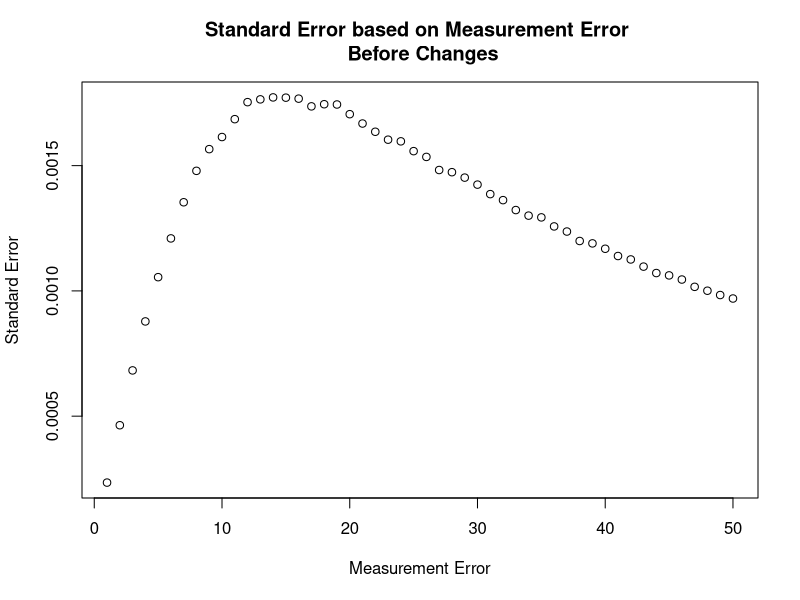
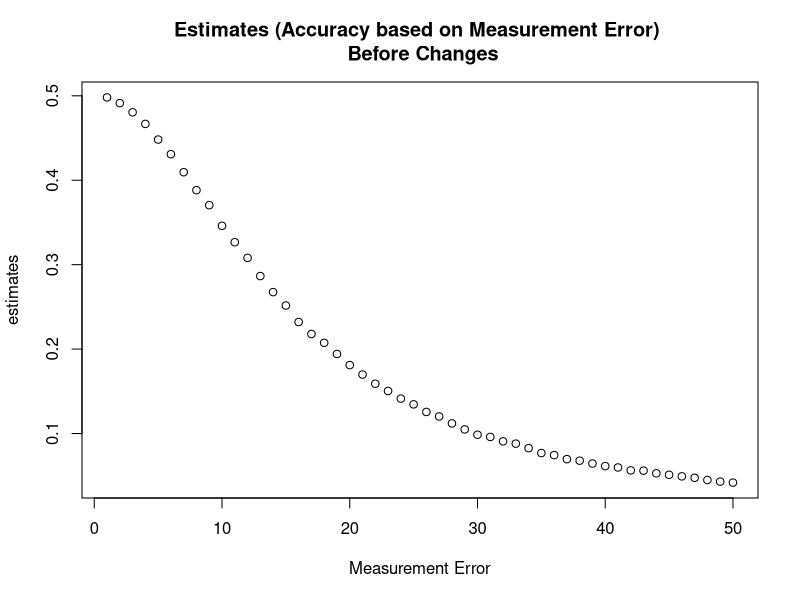
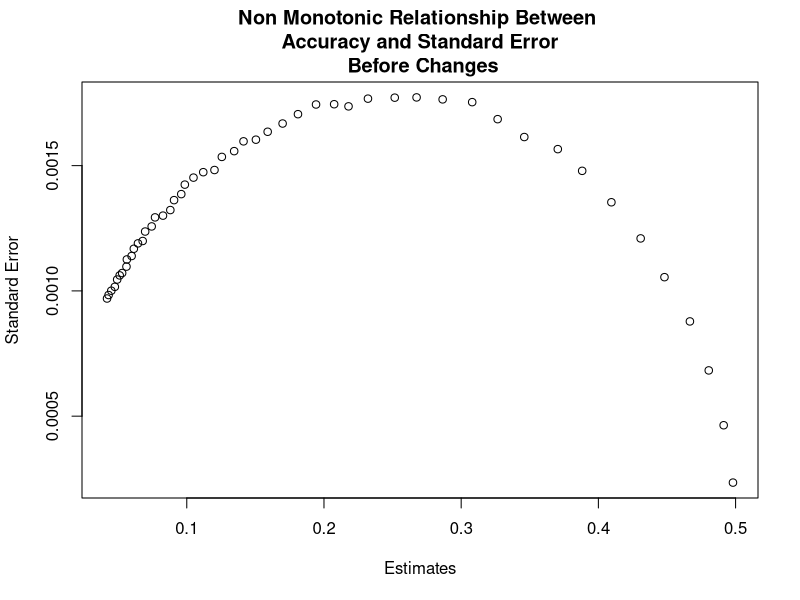
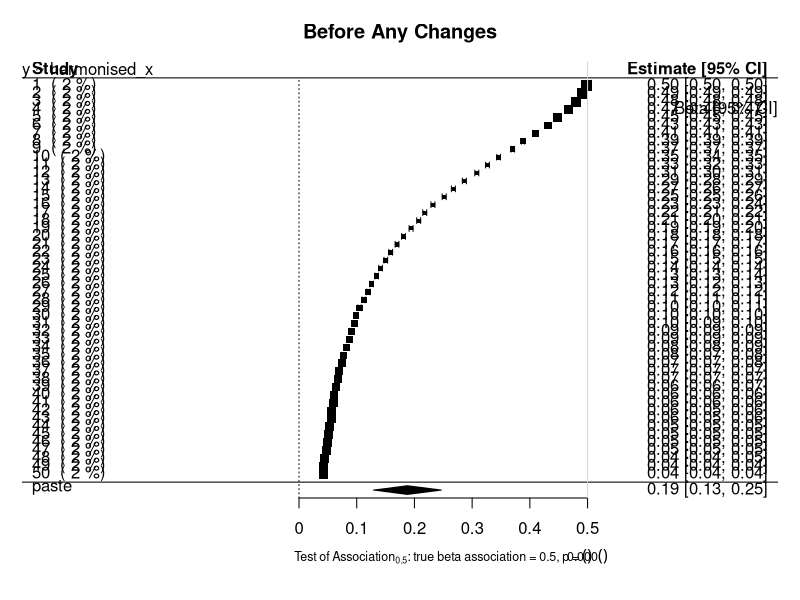
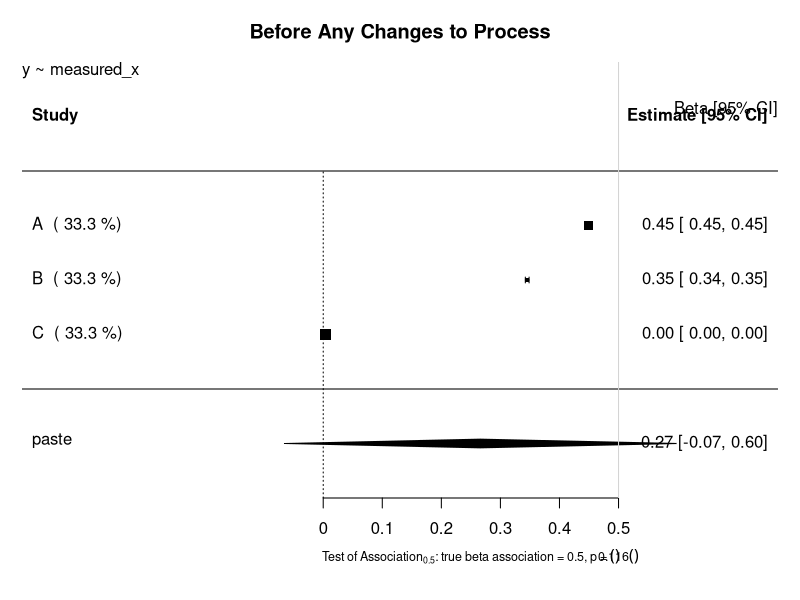
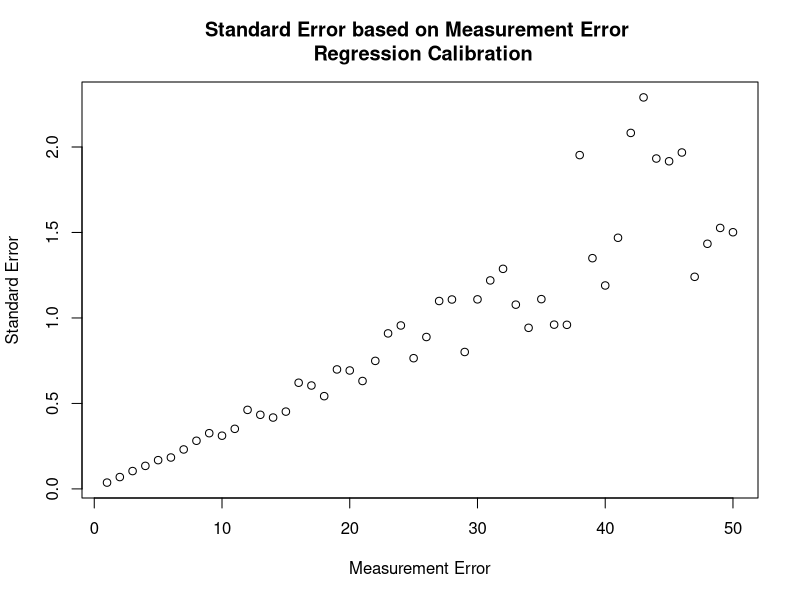
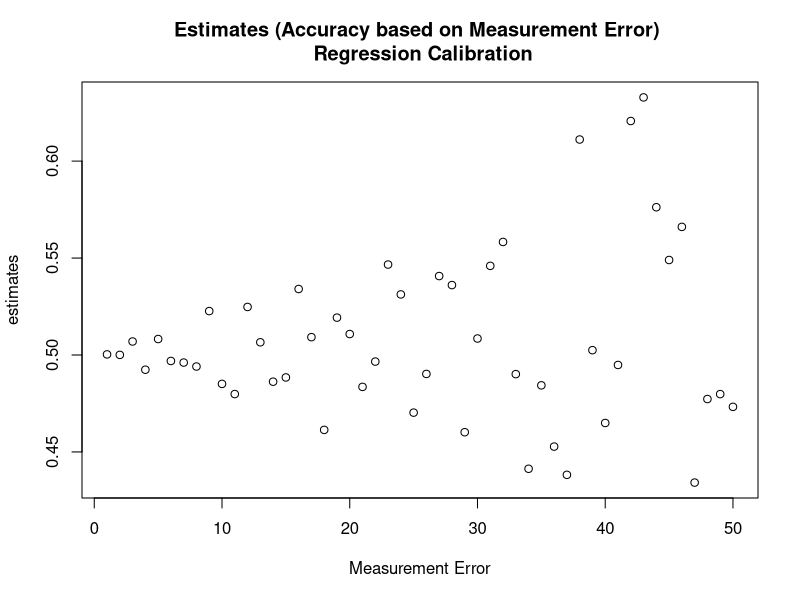
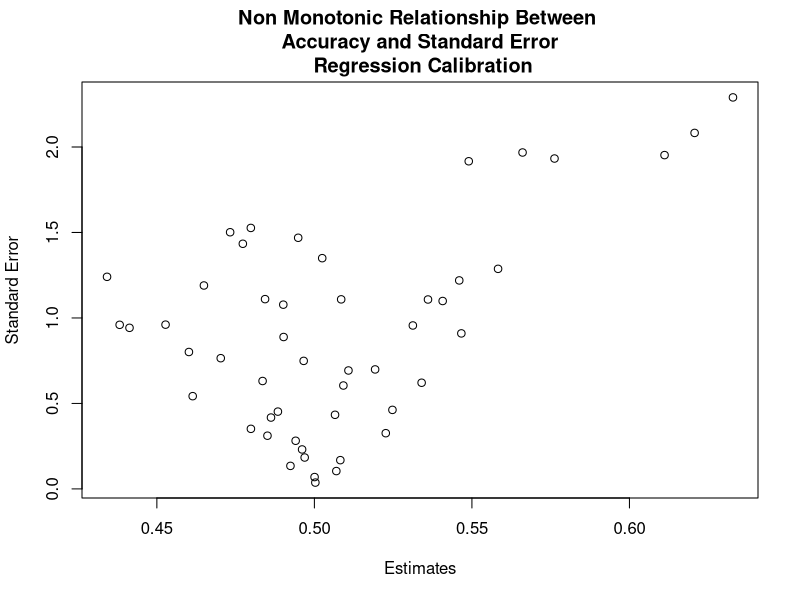

Generate these figures, in order, with R:
# Investigation into semi monotonic behaviour of standard error in Continuous Variables
## Author: Paul Scherer
##         Tom Bishop
## Institute: University of Cambridge MRC Epidemiology Unit 
## Date: 6.09.2017

# In this file we want to investigate whether we can replicate the semi monotonic behaviour exhibited by 
# standard error dependent on standard measurement error
library(ggplot2)
library(reshape2)
library(parallel)
library(stats)
library(metafor)

# Set save point for the plots
setwd("U:/workspace/paee_harmonisation/Reweighting/plots")

# Raw Data Set Properties
trueBeta = 0.5
constant = 20

study_size = 20000
raw_mean = 40
raw_stdev = 15

# Create Dataframe with x, create y from x, then add normal random noise to x
raw_data = data.frame(x = rnorm(n = study_size, mean = raw_mean, sd = raw_stdev))
raw_data$y = (trueBeta*raw_data$x) + constant

###############################################################################
########################### Functions #########################################
###############################################################################

createStudyData <- function(raw_data, measurement_error){
    x_error = rnorm(n = study_size, mean = 0, sd = measurement_error)
    raw_data$measured_x = raw_data$x + x_error
    return(raw_data)
}

createValidationData <- function(val_size, measurement_error) {
    validation_data = data.frame(x =  rnorm(n = val_size, mean = raw_mean, sd = raw_stdev))
    x_error = rnorm(n = val_size, mean = 0, sd = measurement_error)
    validation_data$measured_x = validation_data$x + x_error
    return (validation_data)
}

#######################################################################################
########################### Motivation of the Problem #################################
#######################################################################################
## Graphing Standard Error as a function of Measurement Error
error_upperbound = 50
std_error = vector("numeric", length = error_upperbound)
estimates = vector("numeric", length = error_upperbound)

set.seed(1)
for (measurement_error in 1:error_upperbound){
	x_error = rnorm(n = study_size, mean = 0, sd = measurement_error)
	raw_data$measured_x = raw_data$x + x_error
	fmla = as.formula(y ~ measured_x)
	linear_model = lm(formula = fmla, data = raw_data)
	x_estimate = linear_model$coefficients["measured_x"]
	x_stdErr = summary(linear_model)$coefficients["measured_x", "Std. Error"]
	std_error[measurement_error] = x_stdErr
	estimates[measurement_error] = x_estimate
}
plot (x = (1:error_upperbound), y = std_error, xlab = "Measurement Error", ylab = "Standard Error", main = "Standard Error based on Measurement Error \n Before Changes")
dev.copy(png,'continous_plot1.png')
dev.off()
plot (x = (1:error_upperbound), y = estimates, xlab = "Measurement Error", ylab = "estimates", main = "Estimates (Accuracy based on Measurement Error) \n Before Changes")
dev.copy(png,'continous_plot2.png')
dev.off()
plot (x = estimates, y = std_error, xlab = "Estimates", ylab = "Standard Error", main = "Non Monotonic Relationship Between \n Accuracy and Standard Error \n Before Changes")
dev.copy(png,'continous_plot3.png')
dev.off()


## Random Effects Model Forest Plot After Regression Calibration
estimates_forRMA = estimates
stand_errs = std_error
labels = 1:length(estimates)
res <- rma(yi = estimates_forRMA, sei = stand_errs, method='DL', slab = labels)
weights_res <- weights.rma.uni(res)

# Forest Plot
res$slab <- paste(res$slab, " (", round(weights.rma.uni(res),digits=1), "%)")
fmla = as.formula(y~harmonised_x)
forest(res, mlab=bquote(paste('Overall (I'^2*' = ', .(round(res$I2)),'%, p = ',
    .(sprintf("%.3f", round(res$QEp,3))),')')),
xlab=bquote(paste('Test of Association'[0.5]*': true beta association = 0.5, p = ',
    .(sprintf("%.3f", round(res$pval,3))))), cex=1, cex.lab=0.75, cex.axis=1, main = "Before Any Changes")
usr <- par("usr")
text(usr[2], usr[4], "Beta [95% CI]", adj = c(1, 4),cex=1)
text(usr[1], usr[4], paste0(gsub(paste0("Study Data","\\$"),"", deparse(fmla)),collapse="\n"), adj = c( 0, 1 ),cex=1)
abline(v = 0.5, col = "lightgray")
dev.copy(png,'continous_plot_big_no_changes.png')
dev.off()

#######################################################################################
######################## Before Any Changes to the Process ############################
#######################################################################################
# General Parameters
validation_size = 400

# Study A
measureError_A = 5
studyData_A = createStudyData(raw_data = raw_data, measurement_error = measureError_A)
validation_data_A = createValidationData(val_size = validation_size, measurement_error = measureError_A )

# Study B
measureError_B = 10
studyData_B = createStudyData(raw_data = raw_data, measurement_error = measureError_B)
validation_data_B = createValidationData(val_size = validation_size, measurement_error = measureError_B )

# Study C
measureError_C = 200
studyData_C = createStudyData(raw_data = raw_data, measurement_error = measureError_C)
validation_data_C = createValidationData(val_size = validation_size, measurement_error = measureError_C )


lm_A <- lm(formula=y~measured_x, data=studyData_A)
estimate_A = lm_A$coefficients["measured_x"]
stdError_A = summary(lm_A)$coefficients["measured_x","Std. Error"]

lm_B <- lm(formula=y~measured_x, data=studyData_B)
estimate_B = lm_B$coefficients["measured_x"]
stdError_B = summary(lm_B)$coefficients["measured_x","Std. Error"]

lm_C <- lm(formula=y~measured_x, data=studyData_C)
estimate_C = lm_C$coefficients["measured_x"]
stdError_C = summary(lm_C)$coefficients["measured_x","Std. Error"]


## Random Effects Model Forest Plot Before Regression Calibration
estimates = c(estimate_A, estimate_B, estimate_C)
stand_errs = c(stdError_A, stdError_B, stdError_C)
labels = c("A","B","C")
res <- rma(yi = estimates, sei = stand_errs, method='DL', slab = labels)
weights_res <- weights.rma.uni(res)

# Forest Plot
res$slab <- paste(res$slab, " (", round(weights.rma.uni(res),digits=1), "%)")
fmla = as.formula(y~measured_x)
forest(res, mlab=bquote(paste('Overall (I'^2*' = ', .(round(res$I2)),'%, p = ',
    .(sprintf("%.3f", round(res$QEp,3))),')')),
xlab=bquote(paste('Test of Association'[0.5]*': true beta association = 0.5, p = ',
    .(sprintf("%.3f", round(res$pval,3))))), cex=1, cex.lab=0.75, cex.axis=1, main = "Before Any Changes to Process")
usr <- par("usr")
text(usr[2], usr[4], "Beta [95% CI]", adj = c(1, 4),cex=1)
text(usr[1], usr[4], paste0(gsub(paste0("Study Data","\\$"),"", deparse(fmla)),collapse="\n"), adj = c( 0, 1 ),cex=1)
abline(v = 0.5, col = "lightgray")
dev.copy(png,'continous_plot4.png')
dev.off()


#######################################################################################
######################## Using Regression Calibration Classic #########################
#######################################################################################
## Graphing Standard Error as a function of Measurement Error
std_error = vector("numeric", length = error_upperbound)
estimates = vector("numeric", length = error_upperbound)

set.seed(1)
for (measurement_error in 1:error_upperbound){
    studyData_graph = createStudyData(raw_data = raw_data, measurement_error = measurement_error)
    validation_data_graph = createValidationData(val_size = validation_size, measurement_error = measurement_error)

    # calculate the lambda
    fmla_harmonisation = as.formula(x~measured_x)
    lambda_lm_graph <- lm(formula=fmla_harmonisation, data=validation_data_graph)
    lambda_graph = lambda_lm_graph$coefficients["measured_x"]
    stdError_lambda_graph = summary(lambda_lm_graph)$coefficients["measured_x","Std. Error"]

    # calculate the estimates using the normal study data
    lm_graph <- lm(formula=y~measured_x, data=studyData_graph)
    estimate_graph = lm_graph$coefficients["measured_x"]
    stdError_graph = summary(lm_graph)$coefficients["measured_x","Std. Error"]

    # Propagate Errors in Standard Error
    var_lambda = (sqrt(validation_size) * summary(lambda_lm_graph)$coefficients["measured_x","Std. Error"])^2
    var_Beta = (sqrt(validation_size) * summary(lm_graph)$coefficients["measured_x","Std. Error"])^2
    #var_Beta = summary(lm_A)$sigma**2
    # var_Beta = (summary(lm_A)$coefficients["measured_x","Std. Error"])^2
    lambda_pure = unlist(unname(lambda_lm_graph$coefficients["measured_x"]))
    beta_lambda_div_sq = (unname(unlist(lm_graph$coefficients["measured_x"]/(lambda_lm_graph$coefficients["measured_x"])^2)))^2
    delta_variance = (var_Beta / (lambda_pure)^2) + beta_lambda_div_sq * var_lambda
    delta_stdError_B = sqrt(delta_variance)/sqrt(validation_size) 
    delta_stdError_B = sqrt(delta_variance)

    std_error[measurement_error] = delta_stdError_B
    estimates[measurement_error] = estimate_graph/lambda_graph
}
plot (x = (1:error_upperbound), y = std_error, xlab = "Measurement Error", ylab = "Standard Error", main = "Standard Error based on Measurement Error \n Regression Calibration")
dev.copy(png,'continous_plot5.png')
dev.off()
plot (x = (1:error_upperbound), y = estimates, xlab = "Measurement Error", ylab = "estimates", main = "Estimates (Accuracy based on Measurement Error) \n Regression Calibration")
dev.copy(png,'continous_plot6.png')
dev.off()
plot (x = estimates, y = std_error, xlab = "Estimates", ylab = "Standard Error", main = "Non Monotonic Relationship Between \n Accuracy and Standard Error \n Regression Calibration")
dev.copy(png,'continous_plot7.png')
dev.off()

## Random Effects Model Forest Plot After Regression Calibration
estimates_forRMA = estimates
stand_errs = std_error
labels = 1:length(estimates)
res <- rma(yi = estimates_forRMA, sei = stand_errs, method='DL', slab = labels)
weights_res <- weights.rma.uni(res)

# Forest Plot
res$slab <- paste(res$slab, " (", round(weights.rma.uni(res),digits=1), "%)")
fmla = as.formula(y~harmonised_x)
forest(res, mlab=bquote(paste('Overall (I'^2*' = ', .(round(res$I2)),'%, p = ',
    .(sprintf("%.3f", round(res$QEp,3))),')')),
xlab=bquote(paste('Test of Association'[0.5]*': true beta association = 0.5, p = ',
    .(sprintf("%.3f", round(res$pval,3))))), cex=1, cex.lab=0.75, cex.axis=1, main = "After Regression Calibration")
usr <- par("usr")
text(usr[2], usr[4], "Beta [95% CI]", adj = c(1, 4),cex=1)
text(usr[1], usr[4], paste0(gsub(paste0("Study Data","\\$"),"", deparse(fmla)),collapse="\n"), adj = c( 0, 1 ),cex=1)
abline(v = 0.5, col = "lightgray")
dev.copy(png,'continous_plot_big_regression_calibration.png')
dev.off()




# Using real regression calibration.
## Modeling x ~ measured_x in validation
fmla_harmonisation = as.formula(x~measured_x)
# Study A
lambda_lm_A <- lm(formula=fmla_harmonisation, data=validation_data_A)
lambda_A = lambda_lm_A$coefficients["measured_x"]
stdError_lambda_A = summary(lambda_lm_A)$coefficients["measured_x","Std. Error"]

# Study B
lambda_lm_B <- lm(formula=fmla_harmonisation, data=validation_data_B)
lambda_B = lambda_lm_B$coefficients["measured_x"]
stdError_lambda_B = summary(lambda_lm_B)$coefficients["measured_x","Std. Error"]

# Study C
lambda_lm_C <- lm(formula=fmla_harmonisation, data=validation_data_C)
lambda_C = lambda_lm_C$coefficients["measured_x"]
stdError_lambda_C = summary(lambda_lm_C)$coefficients["measured_x","Std. Error"]


lm_A <- lm(formula=y~measured_x, data=studyData_A)
estimate_A = lm_A$coefficients["measured_x"]
stdError_A = summary(lm_A)$coefficients["measured_x","Std. Error"]

lm_B <- lm(formula=y~measured_x, data=studyData_B)
estimate_B = lm_B$coefficients["measured_x"]
stdError_B = summary(lm_B)$coefficients["measured_x","Std. Error"]

lm_C <- lm(formula=y~measured_x, data=studyData_C)
estimate_C = lm_C$coefficients["measured_x"]
stdError_C = summary(lm_C)$coefficients["measured_x","Std. Error"]

corrected_estimate_A = estimate_A / lambda_A
corrected_estimate_B = estimate_B / lambda_B
corrected_estimate_C = estimate_C / lambda_C

# calculate the corrected standard error
var_lambda = (summary(lambda_lm_A)$coefficients["measured_x","Std. Error"])^2
var_Beta = (summary(lm_A)$coefficients["measured_x","Std. Error"])^2
#var_Beta = summary(lm_A)$sigma**2
lambda_pure = unlist(unname(lambda_lm_A$coefficients["measured_x"]))
beta_lambda_div_sq = (unname(unlist(lm_A$coefficients["measured_x"]/(lambda_lm_A$coefficients["measured_x"])^2)))^2
delta_variance = (var_Beta / (lambda_pure)^2) + (beta_lambda_div_sq * var_lambda)
delta_stdError_A = sqrt(delta_variance)/sqrt(validation_size) 
delta_stdError_A = sqrt(delta_variance)

var_lambda = (summary(lambda_lm_B)$coefficients["measured_x","Std. Error"])^2
var_Beta = (sqrt(validation_size) * summary(lm_B)$coefficients["measured_x","Std. Error"])^2
#var_Beta = summary(lm_A)$sigma**2
lambda_pure = unlist(unname(lambda_lm_B$coefficients["measured_x"]))
beta_lambda_div_sq = (unname(unlist(lm_B$coefficients["measured_x"]/(lambda_lm_B$coefficients["measured_x"])^2)))^2
delta_variance = (var_Beta / (lambda_pure)^2) + beta_lambda_div_sq * var_lambda
delta_stdError_B = sqrt(delta_variance)/sqrt(validation_size) 
delta_stdError_B = sqrt(delta_variance)


var_lambda = (summary(lambda_lm_C)$coefficients["measured_x","Std. Error"])^2
var_Beta = (sqrt(validation_size) * summary(lm_C)$coefficients["measured_x","Std. Error"])^2
#var_Beta = summary(lm_A)$sigma**2
lambda_pure = unlist(unname(lambda_lm_C$coefficients["measured_x"]))
beta_lambda_div_sq = (unname(unlist(lm_C$coefficients["measured_x"]/(lambda_lm_C$coefficients["measured_x"])^2)))^2
delta_variance = (var_Beta / (lambda_pure)^2) + beta_lambda_div_sq * var_lambda
delta_stdError_C = sqrt(delta_variance)/sqrt(validation_size) 
delta_stdError_C = sqrt(delta_variance)

## Random Effects Model Forest Plot After Regression Calibration
estimates = c(corrected_estimate_A, corrected_estimate_B, corrected_estimate_C)
stand_errs = c(delta_stdError_A, delta_stdError_B, delta_stdError_C)
labels = c("A","B","C")
res <- rma(yi = estimates, sei = stand_errs, method='DL', slab = labels)
weights_res <- weights.rma.uni(res)

# Forest Plot
res$slab <- paste(res$slab, " (", round(weights.rma.uni(res),digits=1), "%)")
fmla = as.formula(y~harmonised_x)
forest(res, mlab=bquote(paste('Overall (I'^2*' = ', .(round(res$I2)),'%, p = ',
    .(sprintf("%.3f", round(res$QEp,3))),')')),
xlab=bquote(paste('Test of Association'[0.5]*': true beta association = 0.5, p = ',
    .(sprintf("%.3f", round(res$pval,3))))), cex=1, cex.lab=0.75, cex.axis=1, main = "After Regression Calibration")
usr <- par("usr")
text(usr[2], usr[4], "Beta [95% CI]", adj = c(1, 4),cex=1)
text(usr[1], usr[4], paste0(gsub(paste0("Study Data","\\$"),"", deparse(fmla)),collapse="\n"), adj = c( 0, 1 ),cex=1)
abline(v = 0.5, col = "lightgray")
dev.copy(png,'continous_plot8.png')
dev.off()


#######################################################################################
######################## USING THE MODEL OF ERROR *PREDICT* ###########################
#######################################################################################
## PREDICT (ERROR IN VARIABLES MODELS)

## Graphing Standard Error as a function of Measurement Error
std_error = vector("numeric", length = error_upperbound)
estimates = vector("numeric", length = error_upperbound)

set.seed(1)

for (measurement_error in 1:error_upperbound){
    studyData_graph = createStudyData(raw_data = raw_data, measurement_error = measurement_error)
    validation_data_graph = createValidationData(val_size = validation_size, measurement_error = measurement_error)

    # calculate the Error Model
    error_model_graph <- lm(formula=fmla_harmonisation, data=validation_data_graph)
    lambda_graph = error_model_graph$coefficients["measured_x"]
    stdError_lambda_graph = summary(error_model_graph)$coefficients["measured_x","Std. Error"]

    # calculate the estimates using the normal study data
    new = data.frame(measured_x = studyData_graph$measured_x)
    studyData_graph$harmonised_x = predict(error_model_graph, newdata = new)
    lm_graph <- lm(formula=y~harmonised_x, data=studyData_graph)
    estimate_graph = lm_graph$coefficients["harmonised_x"]
    stdError_graph = summary(lm_graph)$coefficients["harmonised_x","Std. Error"]


    std_error[measurement_error] = stdError_graph
    estimates[measurement_error] = estimate_graph
}
plot (x = (1:error_upperbound), y = std_error, xlab = "Measurement Error", ylab = "Standard Error", main = "Standard Error based on Measurement Error \n Error Model Pred")
dev.copy(png,'continous_plot9.png')
dev.off()
plot (x = (1:error_upperbound), y = estimates, xlab = "Measurement Error", ylab = "estimates", main = "Estimates (Accuracy based on Measurement Error) \n Error Model Pred")
dev.copy(png,'continous_plot10.png')
dev.off()
plot (x = estimates, y = std_error, xlab = "Estimates", ylab = "Standard Error", main = "Monotonic Relationship Between \n Accuracy and Standard Error \n Error Model Pred")
dev.copy(png,'continous_plot11.png')
dev.off()

## Random Effects Model Forest Plot After Regression Calibration
estimates_forRMA = estimates
stand_errs = std_error
labels = 1:length(estimates)
res <- rma(yi = estimates_forRMA, sei = stand_errs, method='DL', slab = labels)
weights_res <- weights.rma.uni(res)

# Forest Plot
res$slab <- paste(res$slab, " (", round(weights.rma.uni(res),digits=1), "%)")
fmla = as.formula(y~harmonised_x)
forest(res, mlab=bquote(paste('Overall (I'^2*' = ', .(round(res$I2)),'%, p = ',
    .(sprintf("%.3f", round(res$QEp,3))),')')),
xlab=bquote(paste('Test of Association'[0.5]*': true beta association = 0.5, p = ',
    .(sprintf("%.3f", round(res$pval,3))))), cex=1, cex.lab=0.75, cex.axis=1, main = "Error Model Predict Big Regression")
usr <- par("usr")
text(usr[2], usr[4], "Beta [95% CI]", adj = c(1, 4),cex=1)
text(usr[1], usr[4], paste0(gsub(paste0("Study Data","\\$"),"", deparse(fmla)),collapse="\n"), adj = c( 0, 1 ),cex=1)
abline(v = 0.5, col = "lightgray")
dev.copy(png,'continous_plot_big_error_model.png')
dev.off()


## Modeling x ~ measured_x in validation
fmla_harmonisation = as.formula(x~measured_x)
# Study A
lambda_lm_A <- lm(formula=fmla_harmonisation, data=validation_data_A)
lambda_A = lambda_lm_A$coefficients["measured_x"]
stdError_lambda_A = summary(lambda_lm_A)$coefficients["measured_x","Std. Error"]

# Study B
lambda_lm_B <- lm(formula=fmla_harmonisation, data=validation_data_B)
lambda_B = lambda_lm_B$coefficients["measured_x"]
stdError_lambda_B = summary(lambda_lm_B)$coefficients["measured_x","Std. Error"]

# Study C
lambda_lm_C <- lm(formula=fmla_harmonisation, data=validation_data_C)
lambda_C = lambda_lm_C$coefficients["measured_x"]
stdError_lambda_C = summary(lambda_lm_C)$coefficients["measured_x","Std. Error"]


## Transformation and Regression
# Study A
new = data.frame(measured_x = studyData_A$measured_x)
studyData_A$harmonised_x = predict(lambda_lm_A, newdata = new)
lm_A <- lm(formula=y~harmonised_x, data=studyData_A)
estimate_A = lm_A$coefficients["harmonised_x"]
stdError_A = summary(lm_A)$coefficients["harmonised_x","Std. Error"]

# Study B
new = data.frame(measured_x = studyData_B$measured_x)
studyData_B$harmonised_x = predict(lambda_lm_B, newdata = new)
lm_B <- lm(formula=y~harmonised_x, data=studyData_B)
estimate_B = lm_B$coefficients["harmonised_x"]
stdError_B = summary(lm_B)$coefficients["harmonised_x","Std. Error"]

# Study C
new = data.frame(measured_x = studyData_C$measured_x)
studyData_C$harmonised_x = predict(lambda_lm_C, newdata = new)
lm_C <- lm(formula=y~harmonised_x, data=studyData_C)
estimate_C = lm_C$coefficients["harmonised_x"]
stdError_C = summary(lm_C)$coefficients["harmonised_x","Std. Error"]


## Random Effects Model Forest Plot After Regression Modeling
estimates = c(estimate_A, estimate_B, estimate_C)
stand_errs = c(stdError_A, stdError_B, stdError_C)
labels = c("A","B","C")
res <- rma(yi = estimates, sei = stand_errs, method='DL', slab = labels)
weights_res <- weights.rma.uni(res)

# Forest Plot
res$slab <- paste(res$slab, " (", round(weights.rma.uni(res),digits=1), "%)")
fmla = as.formula(y~harmonised_x)
forest(res, mlab=bquote(paste('Overall (I'^2*' = ', .(round(res$I2)),'%, p = ',
    .(sprintf("%.3f", round(res$QEp,3))),')')),
xlab=bquote(paste('Test of Association'[0.5]*': true beta association = 0.5, p = ',
    .(sprintf("%.3f", round(res$pval,3))))), cex=1, cex.lab=0.75, cex.axis=1, main = "Using Predict aka 'Error Model'")
usr <- par("usr")
text(usr[2], usr[4], "Beta [95% CI]", adj = c(1, 4),cex=1)
text(usr[1], usr[4], paste0(gsub(paste0("Study Data","\\$"),"", deparse(fmla)),collapse="\n"), adj = c( 0, 1 ),cex=1)
abline(v = 0.5, col = "lightgray")
dev.copy(png,'continous_plot12.png')
dev.off()


# #######################################################################################
# ######################## USING THE MODEL OF ERROR *PREDICT* ###########################
# ################## DONE MANUALLY WITH MODEL PARAMETER ESTIMATES #######################
# #######################################################################################
# ## PREDICT (ERROR IN VARIABLES MODELS)

# ## Graphing Standard Error as a function of Measurement Error
# std_error = vector("numeric", length = error_upperbound)
# estimates = vector("numeric", length = error_upperbound)

# set.seed(1)

# for (measurement_error in 1:error_upperbound){
#     studyData_graph = createStudyData(raw_data = raw_data, measurement_error = measurement_error)
#     validation_data_graph = createValidationData(val_size = validation_size, measurement_error = measurement_error)

#     # calculate the Error Model
#     error_model_graph <- lm(formula=fmla_harmonisation, data=validation_data_graph)
#     lambda_graph = error_model_graph$coefficients["measured_x"]
#     intercept_lambda_graph = error_model_graph$coefficients["(Intercept)"]

#     # calculate the estimates using the normal study data
#     studyData_graph$lambdadx = studyData_graph$measured_x*lambda_graph + intercept_lambda_graph
#     lm_graph <- lm(formula=y~lambdadx, data=studyData_graph)
#     estimate_graph = lm_graph$coefficients["lambdadx"]
#     stdError_graph = summary(lm_graph)$coefficients["lambdadx","Std. Error"]

#     estimates[measurement_error] = estimate_graph
#     std_error[measurement_error] = stdError_graph
# }
# plot (x = (1:error_upperbound), y = std_error, xlab = "Measurement Error", ylab = "Standard Error", main = "Standard Error based on Measurement Error \n Error Model Pred")
# dev.copy(png,'continous_plot13.png')
# dev.off()

# plot (x = (1:error_upperbound), y = estimates, xlab = "Measurement Error", ylab = "estimates", main = "Estimates (Accuracy based on Measurement Error) \n Error Model Pred")
# dev.copy(png,'continous_plot14.png')
# dev.off()

# plot (x = estimates, y = std_error, xlab = "Estimates", ylab = "Standard Error", main = "Monotonic Relationship Between \n Accuracy and Standard Error \n Error Model Pred")
# dev.copy(png,'continous_plot15.png')
# dev.off()


# ## By manually predicting values using the model created
# ## Modeling x ~ measured_x in validation
# fmla_harmonisation = as.formula(x~measured_x)
# # Study A
# lambda_lm_A <- lm(formula=fmla_harmonisation, data=validation_data_A)
# lambda_A = lambda_lm_A$coefficients["measured_x"]
# intercept_lambda_A = lambda_lm_A$coefficients["(Intercept)"]
# stdError_lambda_A = summary(lambda_lm_A)$coefficients["measured_x","Std. Error"]

# # Study B
# lambda_lm_B <- lm(formula=fmla_harmonisation, data=validation_data_B)
# lambda_B = lambda_lm_B$coefficients["measured_x"]
# intercept_lambda_B = lambda_lm_B$coefficients["(Intercept)"]
# stdError_lambda_B = summary(lambda_lm_B)$coefficients["measured_x","Std. Error"]

# # Study C
# lambda_lm_C <- lm(formula=fmla_harmonisation, data=validation_data_C)
# lambda_C = lambda_lm_C$coefficients["measured_x"]
# intercept_lambda_C = lambda_lm_C$coefficients["(Intercept)"]
# stdError_lambda_C = summary(lambda_lm_C)$coefficients["measured_x","Std. Error"]

# studyData_A$lambdadx = studyData_A$measured_x*lambda_A + intercept_lambda_A
# lm_A <- lm(formula=y~lambdadx, data=studyData_A)
# estimate_A = lm_A$coefficients["lambdadx"]
# stdError_A = summary(lm_A)$coefficients["lambdadx","Std. Error"]

# studyData_B$lambdadx = studyData_B$measured_x*lambda_B + intercept_lambda_B
# lm_B <- lm(formula=y~lambdadx, data=studyData_B)
# estimate_B = lm_B$coefficients["lambdadx"]
# stdError_B = summary(lm_B)$coefficients["lambdadx","Std. Error"]

# studyData_C$lambdadx = studyData_C$measured_x*lambda_C + intercept_lambda_C
# lm_C <- lm(formula=y~lambdadx, data=studyData_C)
# estimate_C = lm_C$coefficients["lambdadx"]
# stdError_C = summary(lm_C)$coefficients["lambdadx","Std. Error"]


# ## Random Effects Model Forest Plot After Regression Calibration in all members of measured x
# estimates = c(estimate_A, estimate_B, estimate_C)
# stand_errs = c(stdError_A, stdError_B, stdError_C)
# labels = c("A","B","C")
# res <- rma(yi = estimates, sei = stand_errs, method='DL', slab = labels)
# weights_res <- weights.rma.uni(res)

# # Forest Plot
# res$slab <- paste(res$slab, " (", round(weights.rma.uni(res),digits=1), "%)")
# fmla = as.formula(y~harmonised_x)
# forest(res, mlab=bquote(paste('Overall (I'^2*' = ', .(round(res$I2)),'%, p = ',
#     .(sprintf("%.3f", round(res$QEp,3))),')')),
# xlab=bquote(paste('Test of Association'[0.5]*': true beta association = 0.5, p = ',
#     .(sprintf("%.3f", round(res$pval,3))))), cex=1, cex.lab=0.75, cex.axis=1, main = "Using 'Error Model'")
# usr <- par("usr")
# text(usr[2], usr[4], "Beta [95% CI]", adj = c(1, 4),cex=1)
# text(usr[1], usr[4], paste0(gsub(paste0("Study Data","\\$"),"", deparse(fmla)),collapse="\n"), adj = c( 0, 1 ),cex=1)
# abline(v = 0.5, col = "lightgray")
# dev.copy(png,'continous_plot16.png')
# dev.off()
